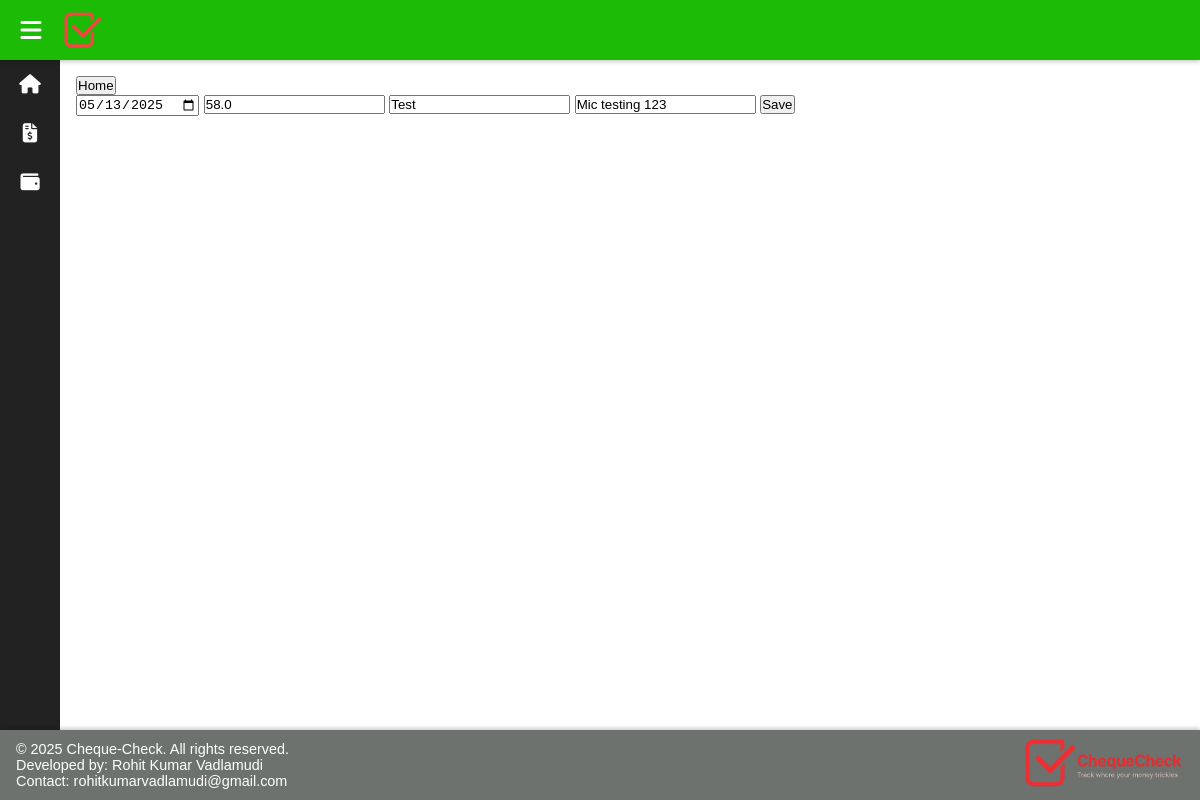
The app's page /edit/4 with its own data.
### tables this page shows
CREATE TABLE expenses(
	id INTEGER PRIMARY KEY AUTOINCREMENT,
	date TEXT NOT NULL,
	amount REAL NOT NULL,
	category TEXT NOT NULL,
	notes TEXT);

### app.py (the view)
@app.route("/edit/<int:id>", methods=["GET", "POST"])
def edit(id):
	conn=sq.connect("expenses.db")
	cursor=conn.cursor()
	if request.method=="POST":
		date=request.form['date']
		amount=request.form['amount']
		category=request.form['category']
		notes=request.form['notes']
		cursor.execute("""UPDATE expenses SET amount=?, category=?, notes=? WHERE id IS ?""",(amount,category,notes,id))
		conn.commit()
		conn.close()
		flash("Transaction edited successfully")
		return redirect("/transactions")
	else:
		cursor.execute("""SELECT date, amount, category, notes FROM expenses WHERE id IS ?""",(id,))
		row = cursor.fetchone()
		conn.close()
		if row:
			date, amount, category, notes = row
			return render_template("edit.html", id=id, date=date, amount=amount, category=category, notes=notes)
		else:
			flash("Transaction not found")
			return redirect("/transactions")
	return render_template("transactions.html")

### templates/edit.html (shortened to what this page needs)
{% extends "base.html" %}
{% block content %}
		<a href= "/">
			<button type="button">Home</button>
		</a>
		<form method="POST" action="/edit/{{ id }}">
			<input id="date" type="date" name="date" value="{{date}}" placeholder="date" required>
			<input id="amount" type="number" name="amount" step="0.01" value="{{amount}}" placeholder="Amount" required>
			<input id="category" type="text" name="category" value="{{category}}" placeholder="Category" required>
			<input id="notes" type="text" name="notes" value="{{notes}}" placeholder="Notes">
			<button type="submit">Save</button>
		</form>
{% endblock %}

### static/styles.css (style rules this page uses)
* { box-sizing: border-box; margin: 0; padding: 0; }
body, html { height: 100%; font-family: Arial, sans-serif; color: #222; background: #fff; }
a { text-decoration: none; color: inherit; }

### records on screen
expenses: date "05/13/2025", amount "58.0", category "Test", notes "Mic testing 123"
